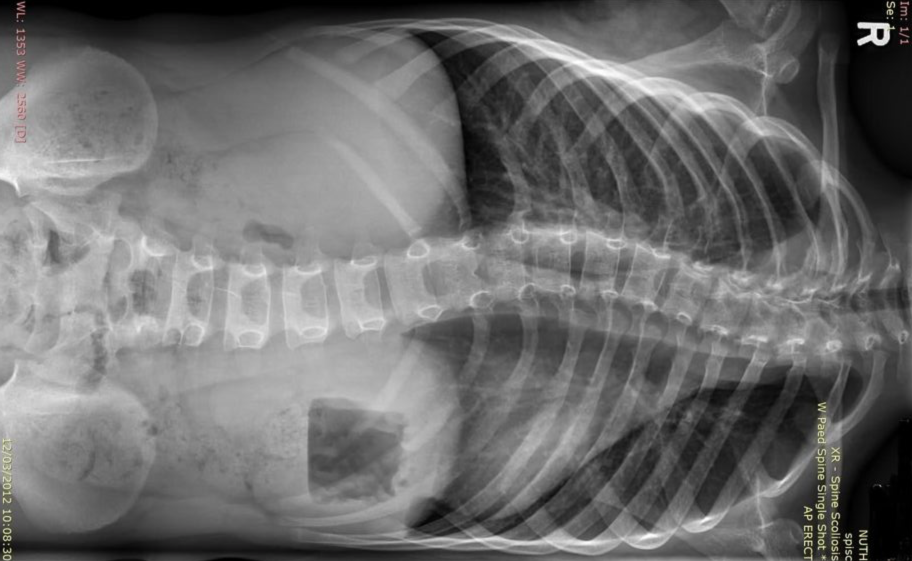
#> input picture exx2.png, 1824 x 1122 px (shown at 1/2 size)
$ python ayuda_polinomial.py
#> lines starting #> are read from the running program, lines starting #| are printed output that depends on the picture
import scipy
from scipy import ndimage
import numpy as np
import cv2
from matplotlib import pyplot as plt
from pylab import *
# [6 lines of commented-out code are left out]
'''
para ex2
y=[282, 260, 278, 267, 278, 263 ,290, 282]
x=[0, 260 ,315 ,416 ,606, 674, 718, 915]

y=[282, 209, 356, 254, 280, 242, 263, 281, 282]
x=[0,  71, 144, 374, 498, 575, 674, 745, 915]

y=[282, 215, 356, 198, 241, 245, 267, 268 ,338, 290, 282]
x=[0 , 56, 144, 194, 302, 324, 416, 561, 627, 718, 915]

[0, [349, 68], [209, 147], [341, 202], [209, 299], [241, 378], [352, 431], [237, 532], [278, 682], [266, 741], [327, 794]]
'''
y = [282, 349, 209, 341, 209, 241, 352, 237, 278, 266,327]
x = [0, 68, 147, 202, 299, 378, 431, 532, 682, 741, 794]
# calculate polynomial
z = np.polyfit(x, y, 5)
f = np.poly1d(z)
print (f)

# calculate new x's and y's
x_new = np.linspace(x[0], x[-1], 50)
y_new = f(x_new)

img = cv2.imread('exx2.png')
#> img is the input picture: shape (1122, 1824, 3); mean B, G, R 109, 109.1, 109.3
width = 915
height = 564
dim = (width, height)
resized = cv2.resize(img, dim, interpolation=cv2.INTER_AREA)
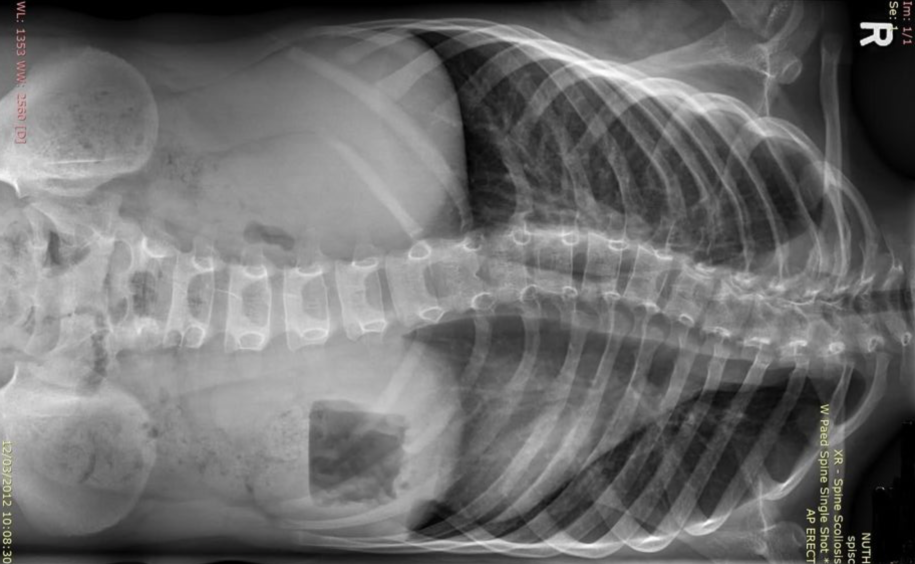
#> resized: shape (564, 915, 3); mean B, G, R 109, 109.1, 109.3

fig, ax = plt.subplots()
aa=ax.imshow(resized)


# height, width, number of channels in image
altura = img.shape[0]
#> altura = 1122
width = img.shape[1]
#> width = 1824
the_plot=plt.plot(x, y, 'o', x_new, y_new)


plt.show()
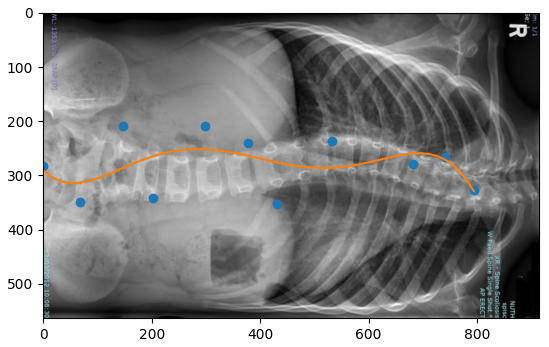
#> figure drawn by matplotlib, 1 panel; B, G, R data is drawn as R, G, B
